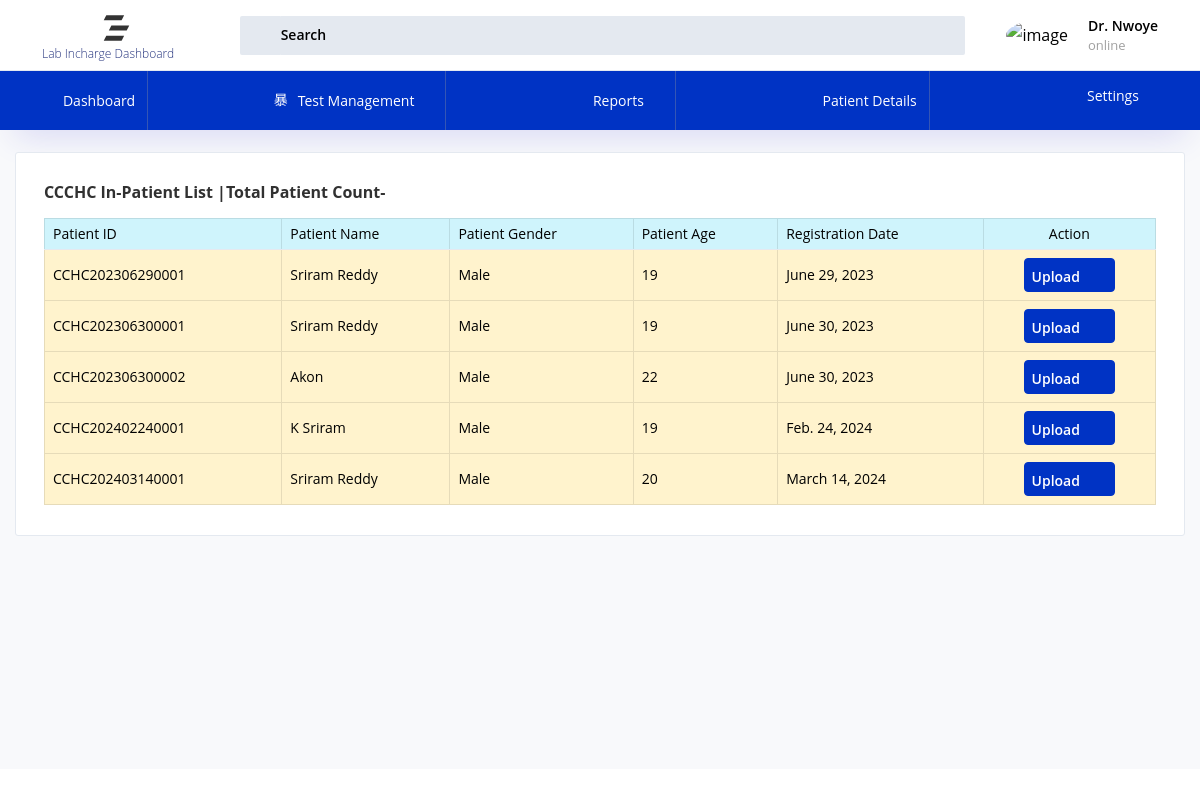
The app's page /lab_incharge/lab_incharge_patient_wise_report with its own data.
### patient/models.py (models this page shows, shortened)
class PatientPrimaryData(models.Model):
    patient_id = models.CharField(max_length=16, unique=True)
    patient_name = models.CharField(max_length=100)
    patient_age = models.PositiveIntegerField()
    patient_dob = models.DateField()
    patient_gender = models.CharField(max_length=10)
    mobile_number = models.CharField(max_length=17)
    guardian_name = models.CharField(max_length=100)
    relationship = models.CharField(max_length=100)
    registration_date = models.DateField(default=timezone.now)
    state = models.CharField(max_length=100)
    district = models.CharField(max_length=100)
    address=models.TextField(max_length=250, default='')

### lab_incharge/views.py (the view)
# urls.py: path('lab_incharge_patient_wise_report',views.lab_incharge_patient_wise_report,name="lab_incharge_patient_wise_report"),
def lab_incharge_patient_wise_report(request):
    patient=PatientPrimaryData.objects.all()
    context={
    'patient':patient,
    }
    return render(request,'lab_incharge_PWR.html',context)

### templates/lab_incharge_PWR.html (shortened to what this page needs)
{% extends 'lab_incharge_base.html' %}
{% load static %}
{% block body %}
<div class="col-lg-12 stretch-card">
                <div class="card">
                  <div class="card-body">
                    <h4 class="card-title">CCCHC In-Patient List |Total Patient Count- {{patient_count}} </h4>
                    <div class="table-responsive">
                      <table class="table table-bordered">
                        <thead>
                          <tr class="table-info">
                            <th style="text-color:black;">Patient ID</th>
                            <th style="text-color:black;">Patient Name</th>
                            <th style="text-color:black;">Patient Gender</th>
                            <th style="text-color:black;">Patient Age</th>
                            <th style="text-color:black;">Registration Date</th>
                            <th style="text-align:center;">Action</th>
                          </tr>
                        </thead>
                        <tbody>
                            {% for x in patient%}
                          <tr class="table-warning">
                            <td>{{x.patient_id}}</td>
                            <td>{{x.patient_name}}</td>
                            <td>{{x.patient_gender}}</td>
                            <td>{{x.patient_age}}</td>
                            <td>{{x.registration_date}}</td>
                            <td style="text-align:center;"><a href="/lab_incharge/lab_incharge_upload_report/{{x.patient_id}}/" type="button" class="btn btn-primary btn-icon-text btn-sm"> Upload <i class="mdi mdi-upload btn-icon-prepend"></i>
                          </a></td>
                          </tr>
                         {% endfor %}
                        </tbody>
                      </table>
                    </div>
                  </div>
                </div>
              </div>
{% endblock %}

### records on screen
PatientPrimaryData: patient_id "CCHC202306290001", patient_name "Sriram Reddy", patient_gender "Male", patient_age "19", registration_date "June 29, 2023"
PatientPrimaryData: patient_id "CCHC202306300001", patient_name "Sriram Reddy", patient_gender "Male", patient_age "19", registration_date "June 30, 2023"
PatientPrimaryData: patient_id "CCHC202306300002", patient_name "Akon", patient_gender "Male", patient_age "22", registration_date "June 30, 2023"
PatientPrimaryData: patient_id "CCHC202402240001", patient_name "K Sriram", patient_gender "Male", patient_age "19", registration_date "Feb. 24, 2024"
PatientPrimaryData: patient_id "CCHC202403140001", patient_name "Sriram Reddy", patient_gender "Male", patient_age "20", registration_date "March 14, 2024"
